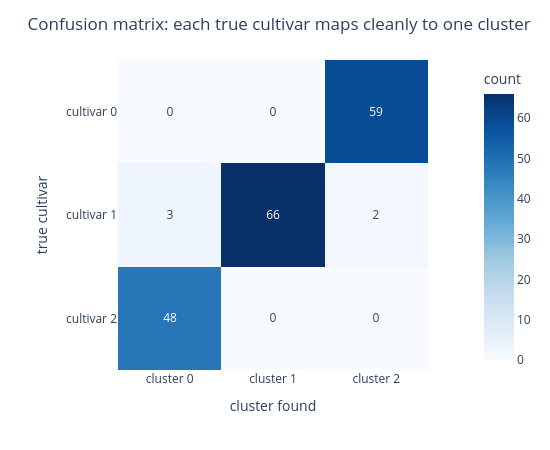

This figure's notebook cell:
### Code cell
# Confusion matrix: true cultivar (rows) vs cluster found (cols)
cm = confusion_matrix(y_true, labels)
fig = px.imshow(cm, text_auto=True, color_continuous_scale='Blues',
    labels=dict(x='cluster found', y='true cultivar', color='count'),
    x=[f'cluster {i}' for i in range(best_k)],
    y=[f'cultivar {i}' for i in range(3)])
fig.update_layout(title='Confusion matrix: each true cultivar maps cleanly to one cluster',
    width=550, height=450)
fig.show()
print("Each row (true cultivar) should pile into ONE column (cluster).")
print("Off-diagonal counts = wines put in the 'wrong' cluster.")
print("Cluster numbers are arbitrary — what matters is each row concentrating in one column.")

### Figure 1 — Plotly figure (JSON) as saved in the notebook; plotly's stock layout.template omitted (floating-point values rounded to 4 significant figures)
{"data": [{"coloraxis": "coloraxis", "hovertemplate": "cluster found: %{x}<br>true cultivar: %{y}<br>count: %{z}<extra></extra>", "name": "0", "texttemplate": "%{z}", "type": "heatmap", "x": ["cluster 0", "cluster 1", "cluster 2"], "xaxis": "x", "y": ["cultivar 0", "cultivar 1", "cultivar 2"], "yaxis": "y", "z": [[0, 0, 59], [3, 66, 2], [48, 0, 0]]}], "layout": {"coloraxis": {"colorbar": {"title": {"text": "count"}}, "colorscale": [[0, "rgb(247,251,255)"], [0.125, "rgb(222,235,247)"], [0.25, "rgb(198,219,239)"], [0.375, "rgb(158,202,225)"], [0.5, "rgb(107,174,214)"], [0.625, "rgb(66,146,198)"], [0.75, "rgb(33,113,181)"], [0.875, "rgb(8,81,156)"], [1, "rgb(8,48,107)"]]}, "height": 450, "margin": {"t": 60}, "title": {"text": "Confusion matrix: each true cultivar maps cleanly to one cluster"}, "width": 550, "xaxis": {"anchor": "y", "constrain": "domain", "domain": [0, 1], "scaleanchor": "y", "title": {"text": "cluster found"}}, "yaxis": {"anchor": "x", "autorange": "reversed", "constrain": "domain", "domain": [0, 1], "title": {"text": "true cultivar"}}}}
